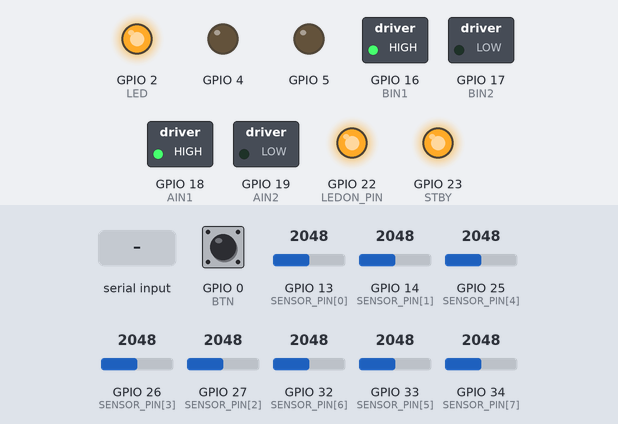
Bench run of a sketch on a simulated ESP32. Parts: switched loads named in the sketch (green lamp = pin HIGH), output pins drawn as LEDs (lit = HIGH). The inputs (shaded band) are chosen by the test bench; at power-on: GPIO 0 (BTN) HIGH, GPIO 13 (SENSOR_PIN[0]) = 2048, GPIO 14 (SENSOR_PIN[1]) = 2048, GPIO 25 (SENSOR_PIN[4]) = 2048, GPIO 26 (SENSOR_PIN[3]) = 2048, GPIO 27 (SENSOR_PIN[2]) = 2048, GPIO 32 (SENSOR_PIN[6]) = 2048, GPIO 33 (SENSOR_PIN[5]) = 2048, GPIO 34 (SENSOR_PIN[7]) = 2048. Nothing arrives over Bluetooth unless stated; what the sketch prints to the serial monitor is not drawn.

Above: at 6.2 s.
6.3 s: GPIO 0 (BTN) pulled LOW for 0.15 s
At 8.5 s:
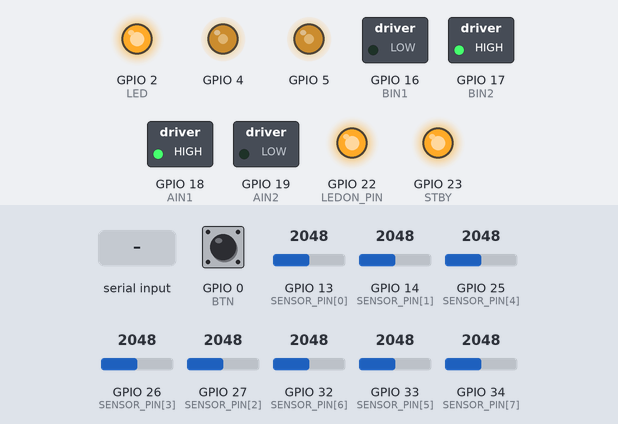
8.8 s: "base 1\n" received over the second serial link
At 9.8 s:
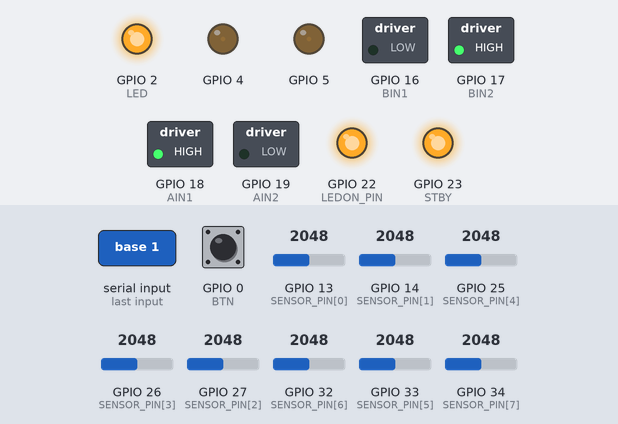
10.3 s: GPIO 0 (BTN) pulled LOW for 1 s
At 11.0 s:
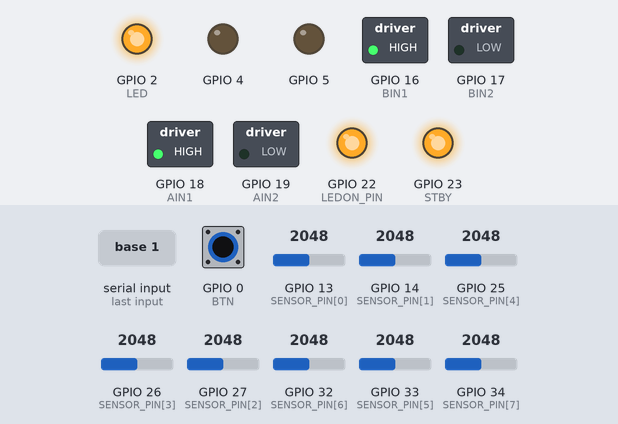
12.8 s: GPIO 0 (BTN) pulled LOW for 3.2 s
At 14.8 s:
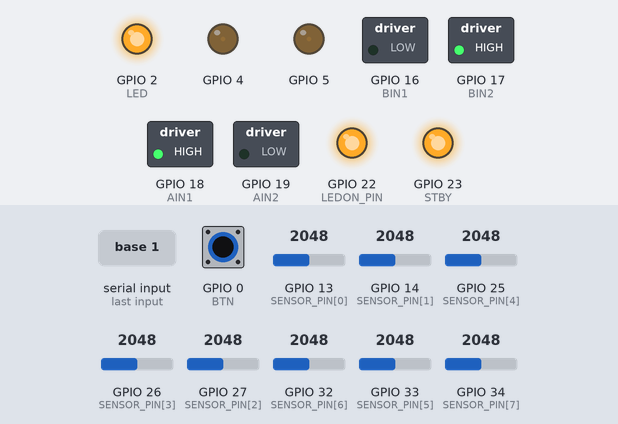
17.5 s: "base\n" received over the second serial link
At 18.8 s:
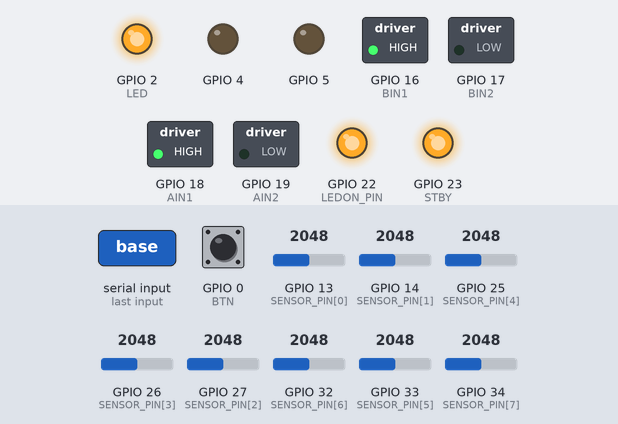
Timing chart, 0 to 20.0 s (numbered marks = the images above; inputs shaded):
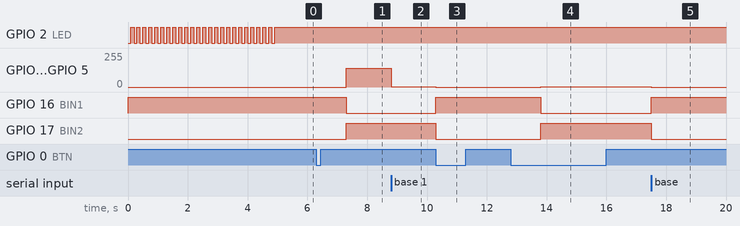

Measured:
- after the input at 6.3 s, GPIO 4, GPIO 5: 0/255 → 139/255 after 1.0 s; GPIO 16 (BIN1): HIGH → LOW after 1.0 s; GPIO 17 (BIN2): LOW → HIGH after 1.0 s
- after the input at 8.8 s, GPIO 4, GPIO 5: 139/255 → 1/255 at once
- after the input at 10.3 s, GPIO 4, GPIO 5: 1/255 → 0/255 at once; GPIO 16 (BIN1): LOW → HIGH at once; GPIO 17 (BIN2): HIGH → LOW at once
- after the input at 12.8 s, GPIO 4, GPIO 5: 0/255 → 1/255 after 1.0 s; GPIO 16 (BIN1): HIGH → LOW after 1.0 s; GPIO 17 (BIN2): LOW → HIGH after 1.0 s
- after the input at 17.5 s, GPIO 4, GPIO 5: 1/255 → 0/255 at once; GPIO 16 (BIN1): LOW → HIGH at once; GPIO 17 (BIN2): HIGH → LOW at once

The sketch:

lfr_pid.ino
```cpp
/*
 * LFR - PID line follower
 * Board : ESP32 NodeMCU 30-pin (CP2102)
 * Sensor: 8-channel analog IR array (pins D1-D8, IR, VCC, GND), Driver: TB6612FNG,
 * Motors: 2x N20 6V, no encoders
 *
 * HOW TO USE
 *  1. Power on. The LED blinks for 5 s: slide the robot side to side across the
 *     line by hand so every sensor sees both black and white (calibration).
 *  2. LED goes solid. Press BOOT to start. Press BOOT again to stop.
 *
 * !!! BEFORE ANY SCORED RUN: set TUNING_MODE to 0 and re-flash. !!!
 *     Wireless on during a run = disqualification.
 */

#define TUNING_MODE 1   // 1 = Bluetooth tuning ON (practice only), 0 = all radios OFF (competition)

#define DEBUG_SERIAL 1  // 1 = print sensor position to USB Serial Monitor (115200) while the robot is stopped

#include <Arduino.h>
#include <WiFi.h>
#include "driver/gpio.h"

#if TUNING_MODE
  #include "BluetoothSerial.h"
  BluetoothSerial SerialBT;
  #warning "TUNING_MODE is 1: Bluetooth is ON. Set it to 0 before competition."
#endif

// ---------------- Pins ----------------
const uint8_t SENSOR_PIN[8] = {13, 14, 27, 26, 25, 33, 32, 34};  // D1..D8, left -> right (D8 on D34, analog-capable)
const uint8_t LEDON_PIN = 22;   // QTR LEDON (optional)
const uint8_t AIN1 = 18, AIN2 = 19, PWMA = 5;    // left motor
const uint8_t BIN1 = 16, BIN2 = 17, PWMB = 4;    // right motor
const uint8_t STBY = 23;
const uint8_t BTN  = 0;         // BOOT button
const uint8_t LED  = 2;         // onboard LED

// ---------------- Tunables ----------------
float Kp = 0.030f;              // start here, then tune (see notes)
float Ki = 0.0f;
float Kd = 0.30f;
int   baseSpeed   = 140;        // 0..MAX_DUTY
int   minSpeed    = 70;         // speed floor in sharp curves
int   MAX_DUTY    = 200;        // N20 is 6V: 200/255 of 8.4V is about 6.6V. Lower if motors get hot.
float slowdown    = 0.5f;       // fraction of baseSpeed removed at max error

const uint16_t ADC_MAX = 4095;      // 12-bit ADC range
const uint16_t LINE_THRESH = 150;   // sum of normalised values below this = line lost

// ---------------- State ----------------
uint16_t cmin[8], cmax[8];
bool running = false;
float lastError = 0, integral = 0;
float lastSeenDir = 1;              // +1 line last seen on right, -1 on left
uint32_t lastTelemetry = 0;

// ---------------- Motors ----------------
void pwmSetup(uint8_t pin, uint8_t ch) {
#if ESP_ARDUINO_VERSION_MAJOR >= 3
  ledcAttach(pin, 20000, 8);
#else
  ledcSetup(ch, 20000, 8);
  ledcAttachPin(pin, ch);
#endif
}
void pwmWrite(uint8_t pin, uint8_t ch, int duty) {
#if ESP_ARDUINO_VERSION_MAJOR >= 3
  ledcWrite(pin, duty);
#else
  ledcWrite(ch, duty);
#endif
}
void setMotor(uint8_t in1, uint8_t in2, uint8_t pwmPin, uint8_t ch, int speed) {
  speed = constrain(speed, -MAX_DUTY, MAX_DUTY);
  if (speed >= 0) { digitalWrite(in1, HIGH); digitalWrite(in2, LOW); }
  else            { digitalWrite(in1, LOW);  digitalWrite(in2, HIGH); speed = -speed; }
  pwmWrite(pwmPin, ch, speed);
}
void drive(int left, int right) {
  setMotor(AIN1, AIN2, PWMA, 0, left);
  setMotor(BIN1, BIN2, PWMB, 1, right);
}
void stopMotors() { drive(0, 0); }

// ---------------- Sensors ----------------
// Reads all 8 analog sensors. t[i] = 0..4095 (higher = darker / less reflection).
void readRaw(uint16_t *t) {
  for (int i = 0; i < 8; i++) t[i] = analogRead(SENSOR_PIN[i]);
}

void calibrate() {
  for (int i = 0; i < 8; i++) { cmin[i] = ADC_MAX; cmax[i] = 0; }
  uint32_t end = millis() + 5000;
  uint16_t t[8];
  while (millis() < end) {
    readRaw(t);
    for (int i = 0; i < 8; i++) {
      if (t[i] < cmin[i]) cmin[i] = t[i];
      if (t[i] > cmax[i]) cmax[i] = t[i];
    }
    digitalWrite(LED, (millis() / 100) & 1);
  }
  digitalWrite(LED, HIGH);
}

// Returns position 0..7000 (3500 = centred) and total signal. Black line = high value.
bool readLine(float &position, uint16_t &total) {
  uint16_t t[8];
  readRaw(t);
  uint32_t num = 0, den = 0;
  for (int i = 0; i < 8; i++) {
    int range = (int)cmax[i] - (int)cmin[i];
    int v = 0;
    if (range > 100) v = constrain(((int)t[i] - (int)cmin[i]) * 1000 / range, 0, 1000);
    if (v < 80) v = 0;                 // ignore noise
    num += (uint32_t)v * (i * 1000);
    den += v;
  }
  total = den;
  if (den < LINE_THRESH) return false;
  position = (float)num / den;
  return true;
}

// ---------------- Control ----------------
void runStep() {
  float pos; uint16_t total;
  if (!readLine(pos, total)) {
    // Line lost: pivot back toward where it was last seen
    int s = baseSpeed;
    if (lastSeenDir > 0) drive(s, -s); else drive(-s, s);
    return;
  }
  float error = pos - 3500.0f;
  lastSeenDir = (error >= 0) ? 1 : -1;

  integral = constrain(integral + error, -5000, 5000);
  float derivative = error - lastError;
  lastError = error;

  float corr = Kp * error + Ki * integral + Kd * derivative;

  // Slow down in curves, full speed on straights
  float frac = fabsf(error) / 3500.0f;
  int speed = baseSpeed - (int)(slowdown * baseSpeed * frac);
  if (speed < minSpeed) speed = minSpeed;

  drive(speed + (int)corr, speed - (int)corr);
}

// ---------------- Tuning over Bluetooth ----------------
#if TUNING_MODE
void handleTuning() {
  if (!SerialBT.available()) return;
  String s = SerialBT.readStringUntil('\n'); s.trim(); s.toLowerCase();
  int sp = s.indexOf(' ');
  String k = sp > 0 ? s.substring(0, sp) : s;
  float v = sp > 0 ? s.substring(sp + 1).toFloat() : 0;
  if      (k == "kp")   Kp = v;
  else if (k == "ki")   Ki = v;
  else if (k == "kd")   Kd = v;
  else if (k == "base") baseSpeed = (int)v;
  else if (k == "min")  minSpeed = (int)v;
  else if (k == "slow") slowdown = v;
  else if (k == "max")  MAX_DUTY = (int)v;
  else if (k == "go")   { running = true; integral = 0; lastError = 0; }
  else if (k == "stop") { running = false; stopMotors(); }
  SerialBT.printf("Kp=%.4f Ki=%.5f Kd=%.4f base=%d min=%d slow=%.2f max=%d\n",
                  Kp, Ki, Kd, baseSpeed, minSpeed, slowdown, MAX_DUTY);
}
#endif

void setup() {
  pinMode(AIN1, OUTPUT); pinMode(AIN2, OUTPUT);
  pinMode(BIN1, OUTPUT); pinMode(BIN2, OUTPUT);
  pinMode(STBY, OUTPUT); digitalWrite(STBY, HIGH);
  pinMode(LEDON_PIN, OUTPUT); digitalWrite(LEDON_PIN, HIGH);
  pinMode(LED, OUTPUT);
#if DEBUG_SERIAL
  Serial.begin(115200);
#endif
  pinMode(BTN, INPUT_PULLUP);
  analogSetAttenuation(ADC_11db);   // full 0-3.3V range on the sensor pins
  for (int i = 0; i < 8; i++) pinMode(SENSOR_PIN[i], INPUT);
  pwmSetup(PWMA, 0);
  pwmSetup(PWMB, 1);
  stopMotors();

#if TUNING_MODE
  SerialBT.begin("LFR-Tune");
#else
  WiFi.mode(WIFI_OFF);
  btStop();                 // radios hard off for competition
#endif

  calibrate();
}

void loop() {
  static bool btnPrev = true;
  bool btn = digitalRead(BTN);
  if (btnPrev && !btn) {            // pressed
    running = !running;
    integral = 0; lastError = 0;
    if (running) delay(1000); else stopMotors();
  }
  btnPrev = btn;

#if DEBUG_SERIAL
  // While stopped: show the 8 normalised sensor values (0=white .. 1000=black) and line position
  static uint32_t lastDbg = 0;
  if (!running && millis() - lastDbg > 200) {
    lastDbg = millis();
    uint16_t raw[8];
    readRaw(raw);
    for (int i = 0; i < 8; i++) {
      int range = (int)cmax[i] - (int)cmin[i];
      int v = range > 100 ? constrain(((int)raw[i] - (int)cmin[i]) * 1000 / range, 0, 1000) : 0;
      Serial.printf("%4d ", v);
    }
    float pos; uint16_t total;
    if (readLine(pos, total)) Serial.printf("| pos=%.0f (3500 = centre)\n", pos);
    else                      Serial.println("| NO LINE");
  }
#endif

#if TUNING_MODE
  handleTuning();
  if (running && millis() - lastTelemetry > 160) {
    lastTelemetry = millis();
    SerialBT.printf("err=%.0f\n", lastError);
  }
#endif

  if (running) runStep();
}
```
